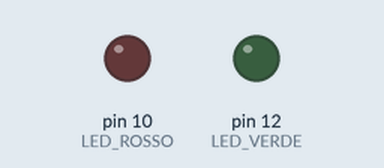
The sketch below on a simulated Arduino Uno, built with avr-gcc and run on an emulated ATmega328P. On the bench: output pins drawn as LEDs (lit = HIGH).

Above: at 0.5 s.
At 2.0 s:
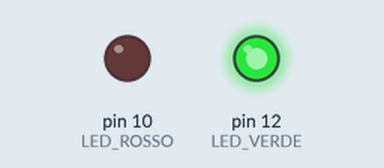
At 3.5 s:
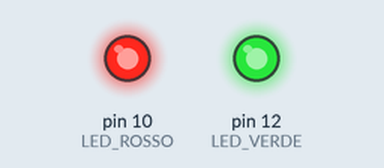
At 4.5 s:
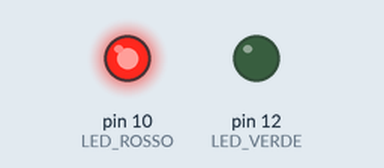
Timing chart, 0 to 5.2 s (numbered marks = the images above):
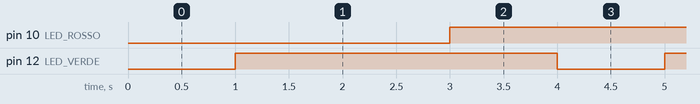

Measured:
- by itself, pin 10 (LED_ROSSO), pin 12 (LED_VERDE): alternates HIGH for 3.0 s and LOW for 1.0 s
- by itself, everything shown: repeats every 32.0 s, in 32 steps

The sketch:

_1_LED.ino
```cpp
/*
   12 ottobre 2022 Marchi Antonino

   STA 2C e 2F - accensione LED via software
*/

int LED_VERDE = 12;  // Associo al LED_VERDE il numero 12
int LED_ROSSO = 10;
int timeBlink = 1000;  // definisco un tempo di lampeggiamento in ms

/* Impostazioni iniziali del programma */
void setup()
{
    pinMode(LED_VERDE, OUTPUT); // definisco la porta come output
    pinMode(LED_ROSSO, OUTPUT);
}

/* Ciclo del programma da eseguire */
void loop()
{
    digitalWrite(LED_VERDE, LOW); // spengo il led
    delay(timeBlink);
    digitalWrite(LED_VERDE, HIGH); // accendo il led
    delay(timeBlink);

    digitalWrite(LED_ROSSO, LOW); // spengo il led
    delay(timeBlink);
    digitalWrite(LED_ROSSO, HIGH); // accendo il led
    delay(timeBlink);

}
```
